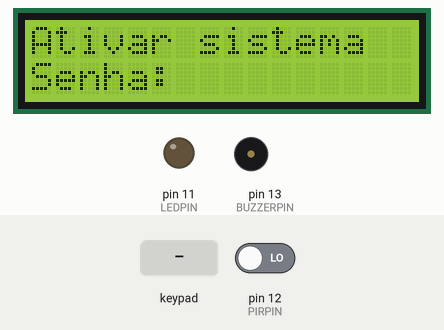
This sketch was run on a simulated Arduino Uno, built with avr-gcc and run on an emulated ATmega328P. Parts: 16×2 character LCD, output pins drawn as LEDs (lit = HIGH), buzzer (waves = sounding). Inputs (shaded band) come from the test bench; at power-on: pin 12 (PIRPIN) LOW. What the sketch prints to the serial monitor is not drawn.

Above: at 3.2 s.
3.3 s: keypad keys 1 2 3 4 # pressed 0.4 s apart
At 6.2 s:
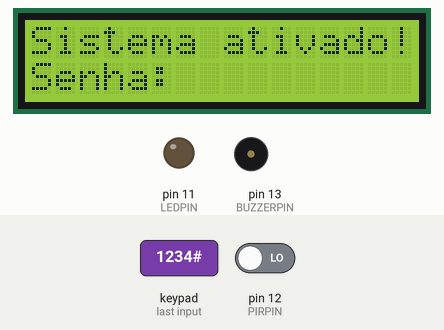
6.8 s: pin 12 (PIRPIN) driven HIGH
At 7.5 s:
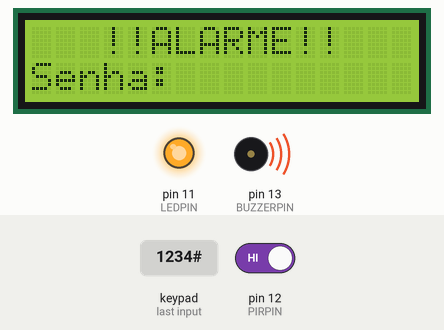
8.3 s: key '1' pressed
At 9.2 s:
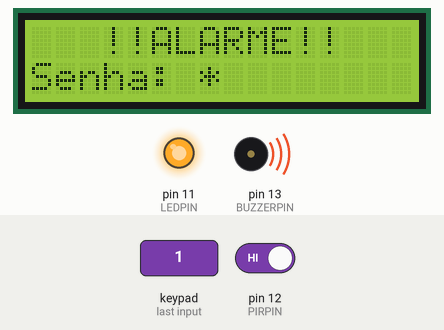
9.8 s: keypad keys 9 8 7 6 # pressed 0.4 s apart
At 12.0 s:
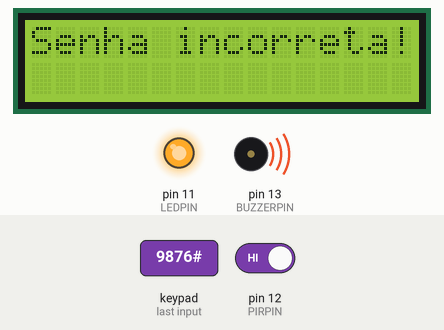
13.9 s: keypad keys 1 2 3 4 # pressed 0.4 s apart
At 16.3 s:
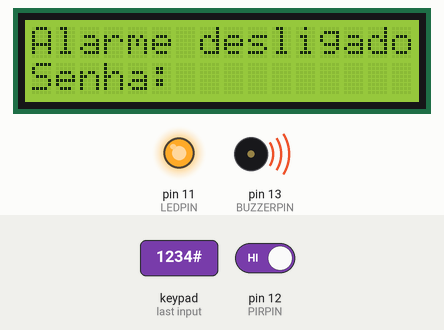
18.0 s: key '*' pressed
At 18.5 s:
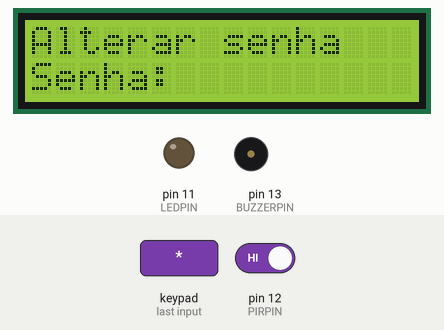
Timing chart, 0 to 21.0 s (numbered marks = the images above; inputs shaded):
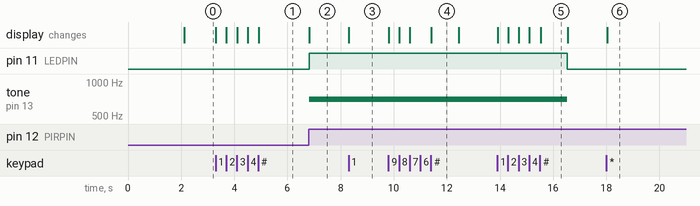

The sketch:

alarme_residencial.ino
```cpp
#include <LiquidCrystal_I2C.h>
#include <Wire.h>
#include <Keypad.h> //biblioteca do teclado matricial

#define LEDPIN 11
#define BUZZERPIN 13
#define PIRPIN 12

const byte LINHAS = 4; //Quantidade de linhas do teclado
const byte COLUNAS = 4; //Quantidade de colunas do teclado

//Matriz de caracteres referente aos botões do teclado
char TECLAS[LINHAS][COLUNAS] = {
  {'1', '2', '3', 'A'},
  {'4', '5', '6', 'B'},
  {'7', '8', '9', 'C'},
  {'*', '0', '#', 'D'}
};

byte PINOS_LINHAS[LINHAS] = {9, 8, 7, 6}; //Pinos das linhas
byte PINOS_COLUNAS[COLUNAS] = {5, 4, 3, 2}; //Pinos das Colunas


//Cria um objeto do tipo Keypad
Keypad teclado = Keypad(makeKeymap(TECLAS), PINOS_LINHAS, PINOS_COLUNAS, LINHAS, COLUNAS); //iniciação do teclado

LiquidCrystal_I2C lcd(0x27,16,2);  // Endereço 0x27 E CONFIGURAÇÃO DO DISPLAYset

int estadoPIR = 0;

String senhaAtual = "1234";
String senhaDigitada;
int contaDigitos;
int estado = 0;


void setup(){
  lcd.init();                      // initialize the lcd
  lcd.backlight();
  lcd.clear();// LIMPA DISPLAY

  Serial.begin(9600); //Inicializar o serial monitor

  //Definir pinos como de entrada ou de saída
  pinMode(LEDPIN,OUTPUT);
  pinMode(BUZZERPIN,OUTPUT);
  pinMode(PIRPIN,INPUT);

  senhaDigitada = "";
  contaDigitos = 0;

  lcd.setCursor(0,0);
  lcd.print("   Iniciando  "); //MENSAGEM INICIAL
  lcd.setCursor(0,1);
  lcd.print("Sistema Alarme"); //MENSAGEM INICIAL
  delay(2000);
}


void loop(){
  char teclaLida;

    switch (estado)  {

      case 0:
        digitalWrite (BUZZERPIN, LOW);
        lcd.clear();
        lcd.setCursor(0,0);
        lcd.print("Ativar sistema");
        lcd.setCursor(0,1);
        lcd.print("Senha: ");
        estado = 1;
        break;

    case 1:
      //ações do estado E1
      digitalWrite (BUZZERPIN, LOW);
      teclaLida = teclado.getKey();
      Serial.println((char)teclaLida);

      if(teclaLida) {
        if(teclaLida == '*'){
          estado = 4;
          break;
        }
        else if (contaDigitos < 4) {
          senhaDigitada = senhaDigitada + teclaLida;
          lcd.print("*");
          contaDigitos = contaDigitos + 1;
        }
        else {
          if (teclaLida == '#'){
            if (senhaDigitada == senhaAtual) {
              lcd.clear();
              lcd.setCursor(0,0);
              lcd.print("Sistema ativado!");
              lcd.setCursor(0,1);
              lcd.print("Senha: ");
              delay(1000);;
              estado = 2;
              contaDigitos = 0;
              senhaDigitada = "";
              break;
            }
            else{
              lcd.clear();
              lcd.setCursor(0,0);
              lcd.print("Senha incorreta! ");
              lcd.setCursor(0,1);
              lcd.print("Senha: ");
              delay(1000);
              estado = 0;
              contaDigitos = 0;
              senhaDigitada = "";
              break;
            }
          }
        }
      }
      break;

    case 2:
      // ações estado E2
      digitalWrite (BUZZERPIN, LOW);
      if (digitalRead (PIRPIN) == HIGH) {
        lcd.clear();
        lcd.setCursor(0,0);
        lcd.print("   !!ALARME!!    ");
        lcd.setCursor(0,1);
        lcd.print("Senha: ");
        estado = 3;
        contaDigitos = 0;
        senhaDigitada = "";
        //ligarAlarme();
        break;
      }
      teclaLida = teclado.getKey();

      if(teclaLida) {
        if (contaDigitos < 4) {
          senhaDigitada = senhaDigitada + teclaLida;
          lcd.print("*");
          contaDigitos = contaDigitos + 1;
        }
        else {
          if (teclaLida == '#'){
            if (senhaDigitada == senhaAtual) {
              lcd.clear();
              lcd.setCursor(0,0);
              lcd.print("Alarme desligado");
              lcd.setCursor(0,1);
              lcd.print("Senha: ");
              delay(1000);
              estado = 0;
              contaDigitos = 0;
              senhaDigitada = "";
              break;
            }
            else{
              lcd.clear();
              lcd.setCursor(0,0);
              lcd.print("Senha incorreta! ");
              lcd.setCursor(0,1);
              lcd.print("Senha: ");
              delay(1000);
              estado = 2;
              contaDigitos = 0;
              senhaDigitada = "";
              break;
            }
          }
        }
      }
      break;

      case 3:
        //ações do estado E3
        //digitalWrite (BUZZERPIN, HIGH);
        tone(BUZZERPIN,700);
        digitalWrite(LEDPIN, HIGH);
        teclaLida = teclado.getKey();

        if(teclaLida) {
          if (contaDigitos <4) {
            senhaDigitada = senhaDigitada + teclaLida;
            lcd.print("*");
            contaDigitos = contaDigitos + 1;
          }
          else {
            if (teclaLida == '#'){
              if (senhaDigitada == senhaAtual) {
                lcd.clear();
                lcd.setCursor(0,0);
                lcd.print("Alarme desligado");
                lcd.setCursor(0,1);
                lcd.print("Senha:");
                delay(1000);
                estado = 0;
                contaDigitos = 0;
                senhaDigitada = "";
                noTone(BUZZERPIN);
                digitalWrite(LEDPIN, LOW);
                break;
              }
              else{
                lcd.clear();
                lcd.setCursor(0,0);
                lcd.print("Senha incorreta! ");
                delay(1000);
                lcd.setCursor(0,0);
                lcd.print("   !!ALARME!!    ");
                lcd.setCursor(0,1);
                lcd.print("Senha: ");
                delay(1000);
                estado = 3;
                contaDigitos = 0;
                senhaDigitada = "";
                break;
              }
            }
          }
        }
        break;

      case 4://estado de alteração de  senha
        lcd.clear();
        lcd.setCursor(0,0);
        lcd.print("Alterar senha");
        lcd.setCursor(0,1);
        lcd.print("Senha: ");

        teclaLida = teclado.getKey();

        if(teclaLida) {
          if (contaDigitos < 4) {
            senhaDigitada = senhaDigitada + teclaLida;
            lcd.print("*");
            contaDigitos = contaDigitos + 1;
          }
          else {
            if (teclaLida == '#'){
              senhaAtual == senhaDigitada;
              contaDigitos = 0;
              senhaDigitada = "";
              estado = 0;
              break;
            }
          }
        }
        break;

      default:
        estado = 3;
        break;

    }

}


void ligarAlarme() {
  //Ligar o led
  digitalWrite(LEDPIN, HIGH);
  //Ligar o buzzer com uma frequencia de 700 Hz.
  tone(BUZZERPIN,700);
  delay(2000); //tempo que o led fica ligado e o buzzer toca
  desligarAlarme();
}

void desligarAlarme() {
  //Desligar o led
  digitalWrite(LEDPIN, LOW);
  //Desligar o buzzer
  noTone(BUZZERPIN);
}

  //Leitura do PIR que pode ser 1 ou 0. 1 detecta movimento. 0 não detecta movimento.
//  estadoPIR = digitalRead(PIRPIN);
//  Serial.print("Valor do Sensor PIR: ");
//  Serial.println(estadoPIR);

  //Verificar se ocorreu detecção de movimentos
//  if (estadoPIR == 1) {
//    ligarAlarme();
//  } else {
//     desligarAlarme();
//  }
```

Measured:
- after the input at 3.3 s, the display: first changes at once (image 1 shows a later state)
- after the input at 6.8 s, pin 11 (LEDPIN): LOW → HIGH at once; tone on pin 13 (BUZZERPIN): silent → 700 Hz at once; the display: changes at once (image 2)
- after the input at 8.3 s, the display: changes at once (image 3)
- after the input at 9.8 s, the display: first changes at once (image 4 shows a later state)
- after the input at 13.9 s, pin 11 (LEDPIN): HIGH → LOW after 2.6 s; tone on pin 13 (BUZZERPIN): 700 Hz → silent after 2.6 s; the display: first changes at once (image 5 shows a later state)
- after the input at 18.0 s, the display: changes at once (image 6)
- what the display in image 4 shows lasts 1.0 s, from 11.4 s to 12.4 s
